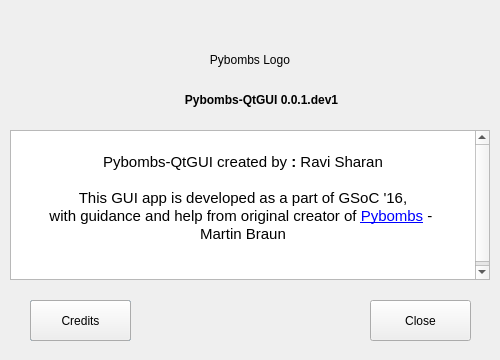
<?xml version="1.0" encoding="UTF-8"?>
<ui version="4.0">
 <class>AboutPybombsDialog</class>
 <widget class="QDialog" name="AboutPybombsDialog">
  <property name="geometry">
   <rect>
    <x>0</x>
    <y>0</y>
    <width>500</width>
    <height>360</height>
   </rect>
  </property>
  <property name="windowTitle">
   <string>Dialog</string>
  </property>
  <widget class="QLabel" name="label">
   <property name="geometry">
    <rect>
     <x>10</x>
     <y>10</y>
     <width>480</width>
     <height>100</height>
    </rect>
   </property>
   <property name="text">
    <string>Pybombs Logo</string>
   </property>
   <property name="alignment">
    <set>Qt::AlignCenter</set>
   </property>
  </widget>
  <widget class="QLabel" name="label_2">
   <property name="geometry">
    <rect>
     <x>10</x>
     <y>130</y>
     <width>480</width>
     <height>90</height>
    </rect>
   </property>
   <property name="text">
    <string>A GUI frontend for PyBOMBS - the GNU Radio install management system for resolving dependencies and pulling in OOT Modules</string>
   </property>
   <property name="alignment">
    <set>Qt::AlignCenter</set>
   </property>
   <property name="wordWrap">
    <bool>true</bool>
   </property>
  </widget>
  <widget class="QPushButton" name="pushButton">
   <property name="geometry">
    <rect>
     <x>30</x>
     <y>300</y>
     <width>101</width>
     <height>41</height>
    </rect>
   </property>
   <property name="text">
    <string>Credits</string>
   </property>
  </widget>
  <widget class="QPushButton" name="pushButton_3">
   <property name="geometry">
    <rect>
     <x>370</x>
     <y>300</y>
     <width>101</width>
     <height>41</height>
    </rect>
   </property>
   <property name="text">
    <string>Close</string>
   </property>
  </widget>
  <widget class="QLabel" name="label_3">
   <property name="geometry">
    <rect>
     <x>126</x>
     <y>90</y>
     <width>271</width>
     <height>20</height>
    </rect>
   </property>
   <property name="styleSheet">
    <string notr="true">font:  11pt &quot;Ubuntu&quot;; font-weight: bold;
</string>
   </property>
   <property name="text">
    <string>Pybombs-QtGUI 0.0.1.dev1</string>
   </property>
   <property name="alignment">
    <set>Qt::AlignCenter</set>
   </property>
  </widget>
  <widget class="QLabel" name="label_4">
   <property name="geometry">
    <rect>
     <x>20</x>
     <y>235</y>
     <width>101</width>
     <height>20</height>
    </rect>
   </property>
   <property name="text">
    <string>&lt;html&gt;&lt;head/&gt;&lt;body&gt;&lt;p&gt;&lt;a href=&quot;https://gitlab.com/NinjaComics/pybombs-qtgui&quot;&gt;&lt;span style=&quot; text-decoration: underline; color:#0000ff;&quot;&gt;Gitlab repo&lt;/span&gt;&lt;/a&gt;&lt;/p&gt;&lt;/body&gt;&lt;/html&gt;</string>
   </property>
   <property name="alignment">
    <set>Qt::AlignCenter</set>
   </property>
  </widget>
  <widget class="QLabel" name="label_5">
   <property name="geometry">
    <rect>
     <x>190</x>
     <y>235</y>
     <width>101</width>
     <height>20</height>
    </rect>
   </property>
   <property name="text">
    <string>&lt;html&gt;&lt;head/&gt;&lt;body&gt;&lt;p&gt;&lt;a href=&quot;https://www.gnuradio.org&quot;&gt;&lt;span style=&quot; text-decoration: underline; color:#0000ff;&quot;&gt;GNU Radio&lt;/span&gt;&lt;/a&gt;&lt;/p&gt;&lt;/body&gt;&lt;/html&gt;</string>
   </property>
   <property name="alignment">
    <set>Qt::AlignCenter</set>
   </property>
  </widget>
  <widget class="QLabel" name="label_6">
   <property name="geometry">
    <rect>
     <x>360</x>
     <y>235</y>
     <width>101</width>
     <height>20</height>
    </rect>
   </property>
   <property name="text">
    <string>&lt;html&gt;&lt;head/&gt;&lt;body&gt;&lt;p&gt;&lt;a href=&quot;cgran.org&quot;&gt;&lt;span style=&quot; text-decoration: underline; color:#0000ff;&quot;&gt;CGRAN&lt;/span&gt;&lt;/a&gt;&lt;/p&gt;&lt;/body&gt;&lt;/html&gt;</string>
   </property>
   <property name="alignment">
    <set>Qt::AlignCenter</set>
   </property>
  </widget>
  <widget class="QTextEdit" name="textEdit">
   <property name="enabled">
    <bool>true</bool>
   </property>
   <property name="geometry">
    <rect>
     <x>10</x>
     <y>130</y>
     <width>480</width>
     <height>150</height>
    </rect>
   </property>
   <property name="undoRedoEnabled">
    <bool>false</bool>
   </property>
   <property name="readOnly">
    <bool>true</bool>
   </property>
   <property name="html">
    <string>&lt;!DOCTYPE HTML PUBLIC &quot;-//W3C//DTD HTML 4.0//EN&quot; &quot;http://www.w3.org/TR/REC-html40/strict.dtd&quot;&gt;
&lt;html&gt;&lt;head&gt;&lt;meta name=&quot;qrichtext&quot; content=&quot;1&quot; /&gt;&lt;style type=&quot;text/css&quot;&gt;
p, li { white-space: pre-wrap; }
&lt;/style&gt;&lt;/head&gt;&lt;body style=&quot; font-family:'Ubuntu'; font-size:11pt; font-weight:400; font-style:normal;&quot;&gt;
&lt;p align=&quot;center&quot; style=&quot;-qt-paragraph-type:empty; margin-top:0px; margin-bottom:0px; margin-left:0px; margin-right:0px; -qt-block-indent:0; text-indent:0px;&quot;&gt;&lt;br /&gt;&lt;/p&gt;
&lt;p align=&quot;center&quot; style=&quot; margin-top:0px; margin-bottom:0px; margin-left:0px; margin-right:0px; -qt-block-indent:0; text-indent:0px;&quot;&gt;Pybombs-QtGUI created by&lt;span style=&quot; font-weight:600;&quot;&gt; :&lt;/span&gt; Ravi Sharan&lt;/p&gt;
&lt;p align=&quot;center&quot; style=&quot;-qt-paragraph-type:empty; margin-top:0px; margin-bottom:0px; margin-left:0px; margin-right:0px; -qt-block-indent:0; text-indent:0px; font-weight:600;&quot;&gt;&lt;br /&gt;&lt;/p&gt;
&lt;p align=&quot;center&quot; style=&quot; margin-top:0px; margin-bottom:0px; margin-left:0px; margin-right:0px; -qt-block-indent:0; text-indent:0px;&quot;&gt;This GUI app is developed as a part of GSoC '16,&lt;/p&gt;
&lt;p align=&quot;center&quot; style=&quot; margin-top:0px; margin-bottom:0px; margin-left:0px; margin-right:0px; -qt-block-indent:0; text-indent:0px;&quot;&gt;with guidance and help from original creator of &lt;a href=&quot;https://github.com/gnuradio/pybombs/&quot;&gt;&lt;span style=&quot; text-decoration: underline; color:#0000ff;&quot;&gt;Pybombs&lt;/span&gt;&lt;/a&gt; - &lt;/p&gt;
&lt;p align=&quot;center&quot; style=&quot; margin-top:0px; margin-bottom:0px; margin-left:0px; margin-right:0px; -qt-block-indent:0; text-indent:0px;&quot;&gt;Martin Braun&lt;/p&gt;
&lt;p align=&quot;center&quot; style=&quot;-qt-paragraph-type:empty; margin-top:0px; margin-bottom:0px; margin-left:0px; margin-right:0px; -qt-block-indent:0; text-indent:0px; font-weight:600;&quot;&gt;&lt;br /&gt;&lt;/p&gt;
&lt;p align=&quot;center&quot; style=&quot;-qt-paragraph-type:empty; margin-top:0px; margin-bottom:0px; margin-left:0px; margin-right:0px; -qt-block-indent:0; text-indent:0px; font-weight:600;&quot;&gt;&lt;br /&gt;&lt;/p&gt;&lt;/body&gt;&lt;/html&gt;</string>
   </property>
   <property name="textInteractionFlags">
    <set>Qt::LinksAccessibleByKeyboard|Qt::LinksAccessibleByMouse</set>
   </property>
  </widget>
  <widget class="QPushButton" name="pushButton_2">
   <property name="geometry">
    <rect>
     <x>30</x>
     <y>300</y>
     <width>101</width>
     <height>41</height>
    </rect>
   </property>
   <property name="text">
    <string>Credits</string>
   </property>
  </widget>
 </widget>
 <resources>
  <include location="../myicons.qrc"/>
 </resources>
 <connections>
  <connection>
   <sender>pushButton</sender>
   <signal>clicked(bool)</signal>
   <receiver>textEdit</receiver>
   <slot>hide()</slot>
   <hints>
    <hint type="sourcelabel">
     <x>80</x>
     <y>320</y>
    </hint>
    <hint type="destinationlabel">
     <x>249</x>
     <y>204</y>
    </hint>
   </hints>
  </connection>
 </connections>
</ui>
